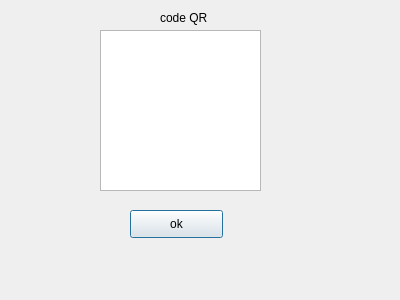
<?xml version="1.0" encoding="UTF-8"?>
<ui version="4.0">
 <class>Dialog_qr</class>
 <widget class="QDialog" name="Dialog_qr">
  <property name="geometry">
   <rect>
    <x>0</x>
    <y>0</y>
    <width>400</width>
    <height>300</height>
   </rect>
  </property>
  <property name="windowTitle">
   <string>Dialog</string>
  </property>
  <widget class="QListView" name="listView">
   <property name="geometry">
    <rect>
     <x>100</x>
     <y>30</y>
     <width>161</width>
     <height>161</height>
    </rect>
   </property>
  </widget>
  <widget class="QPushButton" name="pushButton">
   <property name="geometry">
    <rect>
     <x>130</x>
     <y>210</y>
     <width>93</width>
     <height>28</height>
    </rect>
   </property>
   <property name="text">
    <string>ok</string>
   </property>
  </widget>
  <widget class="QLabel" name="label">
   <property name="geometry">
    <rect>
     <x>160</x>
     <y>10</y>
     <width>56</width>
     <height>16</height>
    </rect>
   </property>
   <property name="text">
    <string>code QR</string>
   </property>
  </widget>
 </widget>
 <resources/>
 <connections/>
</ui>
